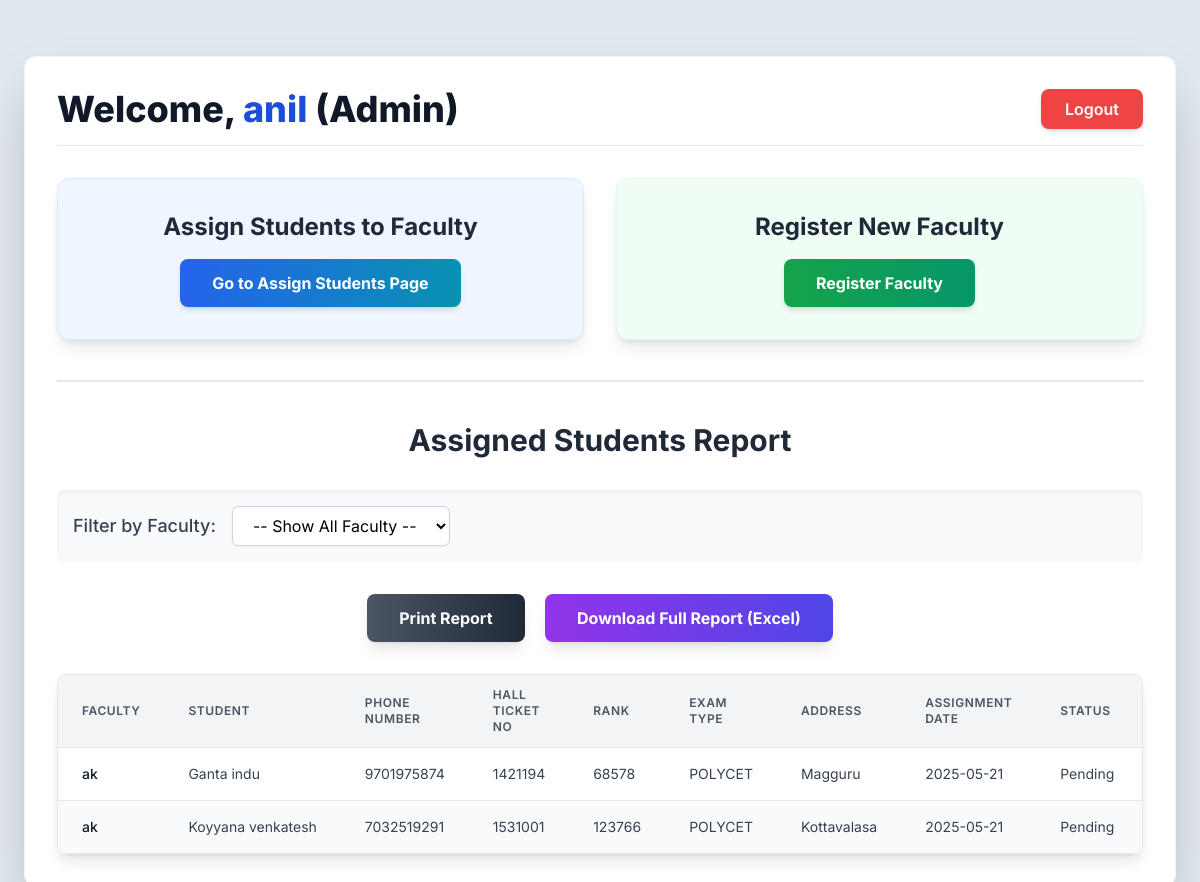
The page /adminpanel (signed in) on the database its author committed.
### tables this page shows
CREATE TABLE assigned_students (
        id INTEGER PRIMARY KEY AUTOINCREMENT,
        faculty_id INTEGER,
        student TEXT,
        phone_number TEXT,
        hall_ticket_no TEXT,
        rank TEXT,
        exam_type TEXT,
        address TEXT,
        status TEXT DEFAULT 'Pending',
        notes TEXT DEFAULT '',
        call_date TEXT DEFAULT '',
        assignment_date TEXT DEFAULT CURRENT_TIMESTAMP, -- New column: records when student was assigned
        FOREIGN KEY (faculty_id) REFERENCES users(id)
    );

CREATE TABLE users (
        id INTEGER PRIMARY KEY AUTOINCREMENT,
        username TEXT NOT NULL UNIQUE,
        password TEXT NOT NULL,
        is_admin INTEGER DEFAULT 0
    );

### app.py (the view)
@app.route('/adminpanel', methods=['GET'])
def adminpanel():
    if 'user_id' not in session or session.get('is_admin') != 1:
        flash('Unauthorized access.', 'danger')
        return redirect('/')
    conn = get_db()
    c = conn.cursor()
    c.execute('SELECT id, username FROM users WHERE is_admin=0')
    faculty_list = c.fetchall()
    faculty_filter = request.args.get('faculty', '')
    reports = []
    if faculty_filter:
        c.execute('''SELECT u.username, a.student, a.phone_number, a.hall_ticket_no, a.rank, a.exam_type,
                            a.status, a.notes, a.address, a.call_date, a.assignment_date
                     FROM assigned_students a JOIN users u ON a.faculty_id = u.id
                     WHERE u.id=? ORDER BY a.assignment_date DESC, a.id DESC''', (faculty_filter,))
        reports = c.fetchall()
    else:
        c.execute('''SELECT u.username, a.student, a.phone_number, a.hall_ticket_no, a.rank, a.exam_type,
                            a.status, a.notes, a.address, a.call_date, a.assignment_date
                     FROM assigned_students a JOIN users u ON a.faculty_id = u.id
                     ORDER BY a.assignment_date DESC, a.id DESC''')
        reports = c.fetchall()
    conn.close()
    return render_template('adminpanel.html', reports=reports, faculty_list=faculty_list, selected_user=faculty_filter, username=session['username'])

### app.py (called while the page is built)
def get_db():
    return sqlite3.connect(DATABASE)

### templates/adminpanel.html (shortened to what this page needs)
<!DOCTYPE html>
<html lang="en">
<head>
    <script src="https://cdn.tailwindcss.com"></script>
</head>
<body class="flex flex-col items-center">
    <div class="bg-white p-8 rounded-xl shadow-2xl w-full max-w-6xl mt-8 border border-gray-100">
        <div class="flex flex-col sm:flex-row justify-between items-center mb-8 pb-4 border-b border-gray-200 no-print">
            <h1 class="text-4xl font-extrabold text-gray-900 mb-4 sm:mb-0">Welcome, <span class="text-blue-700">{{ username }}</span> (Admin)</h1>
            <a href="/logout" class="px-6 py-2 bg-red-500 text-white font-semibold rounded-lg shadow-md hover:bg-red-600 transition duration-300 ease-in-out transform hover:scale-105">Logout</a>
        </div>
        <div class="grid grid-cols-1 md:grid-cols-2 gap-8 mb-10 no-print">
            <div class="bg-blue-50 p-8 rounded-xl shadow-lg border border-blue-100 flex flex-col items-center justify-center text-center transform hover:scale-102 transition duration-300 ease-in-out">
                <h3 class="text-2xl font-bold text-gray-800 mb-4">Assign Students to Faculty</h3>
                <a href="/assign_students"
                   class="inline-flex items-center justify-center px-8 py-3 bg-gradient-to-r from-blue-600 to-cyan-600 text-white font-bold rounded-lg shadow-md hover:from-blue-700 hover:to-cyan-700 focus:outline-none focus:ring-4 focus:ring-blue-300 transition duration-300 ease-in-out transform hover:scale-105">
                    Go to Assign Students Page
                </a>
            </div>
            <div class="bg-green-50 p-8 rounded-xl shadow-lg border border-green-100 flex flex-col items-center justify-center text-center transform hover:scale-102 transition duration-300 ease-in-out">
                <h3 class="text-2xl font-bold text-gray-800 mb-4">Register New Faculty</h3>
                <a href="/register"
                   class="inline-flex items-center justify-center px-8 py-3 bg-gradient-to-r from-green-600 to-emerald-600 text-white font-bold rounded-lg shadow-md hover:from-green-700 hover:to-emerald-700 focus:outline-none focus:ring-4 focus:ring-green-300 transition duration-300 ease-in-out transform hover:scale-105">
                    Register Faculty
                </a>
            </div>
        </div>
        <hr class="my-10 border-t-2 border-gray-200 no-print"/>
        <h3 class="text-3xl font-bold text-gray-800 mb-8 text-center">Assigned Students Report</h3>
        <form method="get" action="{{ url_for('adminpanel') }}" class="mb-8 flex flex-col sm:flex-row items-center space-y-4 sm:space-y-0 sm:space-x-4 p-4 bg-gray-50 rounded-lg shadow-inner no-print">
            <label for="faculty" class="text-lg font-medium text-gray-700 whitespace-nowrap">Filter by Faculty:</label>
            <select name="faculty" onchange="this.form.submit()"
                    class="block w-full sm:w-auto px-4 py-2 border border-gray-300 rounded-md shadow-sm focus:outline-none focus:ring-blue-500 focus:border-blue-500 text-base bg-white">
                <option value="">-- Show All Faculty --</option>
            </select>
        </form>
        {% if reports %}
            <div class="mb-8 text-center no-print">
                <button onclick="window.print()"
                        class="inline-flex items-center justify-center px-8 py-3 bg-gradient-to-r from-gray-600 to-gray-800 text-white font-bold rounded-lg shadow-lg hover:from-gray-700 hover:to-gray-900 focus:outline-none focus:ring-4 focus:ring-gray-300 transition duration-300 ease-in-out transform hover:scale-105">
                    Print Report
                </button>
                <a href="{{ url_for('export_excel') }}"
                   class="inline-flex items-center justify-center px-8 py-3 ml-4 bg-gradient-to-r from-purple-600 to-indigo-600 text-white font-bold rounded-lg shadow-lg hover:from-purple-700 hover:to-indigo-700 focus:outline-none focus:ring-4 focus:ring-purple-300 transition duration-300 ease-in-out transform hover:scale-105">
                    Download Full Report (Excel)
                </a>
            </div>
            <div class="overflow-x-auto rounded-lg shadow-lg border border-gray-200 table-container">
                <table class="min-w-full divide-y divide-gray-200">
                    <thead class="bg-gray-100">
                        <tr>
                            <th scope="col" class="px-6 py-3 text-left text-xs font-semibold text-gray-600 uppercase tracking-wider">Faculty</th>
                            <th scope="col" class="px-6 py-3 text-left text-xs font-semibold text-gray-600 uppercase tracking-wider">Student</th>
                            <th scope="col" class="px-6 py-3 text-left text-xs font-semibold text-gray-600 uppercase tracking-wider">Phone Number</th>
                            <th scope="col" class="px-6 py-3 text-left text-xs font-semibold text-gray-600 uppercase tracking-wider">Hall Ticket No</th>
                            <th scope="col" class="px-6 py-3 text-left text-xs font-semibold text-gray-600 uppercase tracking-wider">Rank</th>
                            <th scope="col" class="px-6 py-3 text-left text-xs font-semibold text-gray-600 uppercase tracking-wider">Exam Type</th>
                            <th scope="col" class="px-6 py-3 text-left text-xs font-semibold text-gray-600 uppercase tracking-wider">Address</th>
                            <th scope="col" class="px-6 py-3 text-left text-xs font-semibold text-gray-600 uppercase tracking-wider">Assignment Date</th>
                            <th scope="col" class="px-6 py-3 text-left text-xs font-semibold text-gray-600 uppercase tracking-wider">Status</th>
                            <th scope="col" class="px-6 py-3 text-left text-xs font-semibold text-gray-600 uppercase tracking-wider">Notes</th>
                        </tr>
                    </thead>
                    <tbody class="bg-white divide-y divide-gray-200">
                        {% for r in reports %}
                            <tr class="hover:bg-blue-50 even:bg-gray-50">
                                <td class="px-6 py-4 whitespace-nowrap text-sm font-medium text-gray-900">{{ r[0] }}</td>
                                <td class="px-6 py-4 whitespace-nowrap text-sm text-gray-700">{{ r[1] }}</td>
                                <td class="px-6 py-4 whitespace-nowrap text-sm text-gray-700">{{ r[2] }}</td>
                                <td class="px-6 py-4 whitespace-nowrap text-sm text-gray-700">{{ r[3] }}</td>
                                <td class="px-6 py-4 whitespace-nowrap text-sm text-gray-700">{{ r[4] }}</td>
                                <td class="px-6 py-4 whitespace-nowrap text-sm text-gray-700">{{ r[5] }}</td>
                                <td class="px-6 py-4 text-sm text-gray-700 max-w-xs truncate">{{ r[8] or '' }}</td>
                                <td class="px-6 py-4 whitespace-nowrap text-sm text-gray-700">{{ (r[10] | default('')).split(' ')[0] }}</td>
                                <td class="px-6 py-4 whitespace-nowrap text-sm text-gray-700">{{ r[6] or '' }}</td>
                                <td class="px-6 py-4 text-sm text-gray-700">{{ r[7] or '' }}</td>
                            </tr>
                        {% endfor %}
                    </tbody>
                </table>
            </div>
        {% else %}
            <p class="text-center text-gray-600 text-lg mt-8 p-4 bg-gray-100 rounded-lg shadow-inner">No assigned student data available for the selected faculty or overall.</p>
        {% endif %}
    </div>
</body>
</html>

### templates/adminpanel.html (style rules this page uses)
body { font-family: 'Inter', sans-serif; background-color: #e2e8f0; min-height: 100vh; display: flex; justify-content: center; padding: 1.5rem; }

### rows shown on the page
assigned_students: username "ak", student "Ganta indu", phone_number "9701975874", hall_ticket_no "1421194", rank "68578", exam_type "POLYCET", address "Magguru", assignment_date "2025-05-21", status "Pending"
assigned_students: username "ak", student "Koyyana venkatesh", phone_number "7032519291", hall_ticket_no "1531001", rank "123766", exam_type "POLYCET", address "Kottavalasa", assignment_date "2025-05-21", status "Pending"

### other values the page prints
{{ username }} "anil"
